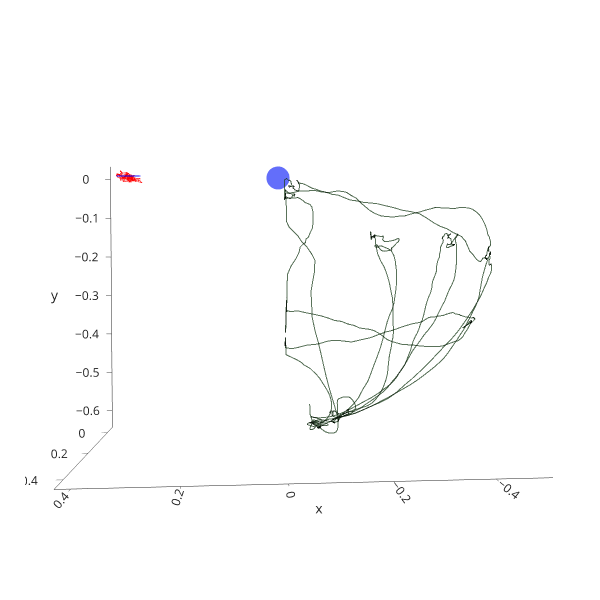

Notebook cell for this chart:
### Markdown cell above
### Reachable Workspace Left

### Code cell
from scipy.spatial.transform import Rotation as R
from numpy.linalg import norm
from scipy.spatial import ConvexHull

import plotly.express as px

out = xyz.copy()
ls = out[:,np.argmax(markers=='L_shoulder_study'),:]
origin = ls.reshape((ls.shape[0], 1, ls.shape[1]))
origin = np.broadcast_to(origin, out.shape)
out -= origin

rs = out[:,np.argmax(markers=='r_shoulder_study'),:]
# ls = out[:,np.argmax(markers=='L_shoulder_study'),:]

df_temp = pd.DataFrame(rs, columns=['x', 'y', 'z'])
fig = px.line_3d(df_temp, x='x', y='z', z='y',
                 width=600, height=600,
                 template='simple_white',
                 color_discrete_sequence=['rgba(255,0,0,0.5)'])

for i in range(out.shape[0]):
    vec = rs[i,:]
    roty = np.arctan(vec[2] / vec[0])
    rotz = np.arctan(vec[1] / norm(vec[[0,2]]))
    rot = R.from_euler('yz', [roty, -rotz]) # negative rotz
    out[i,:,:] = rot.apply(out[i,:,:])

rs = out[:,np.argmax(markers=='r_shoulder_study'),:]

df_temp = pd.DataFrame(rs, columns=['x', 'y', 'z'])
fig.add_traces(list(
    px.line_3d(df_temp, x='x', y='z', z='y',
               color_discrete_sequence=['rgba(0,0,255,0.5)']).select_traces()
))

lw = out[:,np.argmax(markers=='L_mwrist_study'),:]

lw[:,0] = lw[:,0].clip(None, 0)
left_range = lw.copy()

# arm_len = np.median(norm(rw))
# arm_len = np.percentile(norm(rw, axis=1), 90)
arm_len = np.max(norm(lw, axis=1))

ch = ConvexHull(lw)
rewo_area = ch.area / (3 * np.pi * arm_len**2) # hemisphere area
rewo_sphere = ch.volume / (1/3 * np.pi * arm_len**3) # hemisphere volume
rewo_cube = np.product(lw.ptp(axis=0)) / (4*arm_len**3) # cuboid volume
print(rewo_area, rewo_sphere, rewo_cube)

df_temp = pd.DataFrame(lw, columns=['x', 'y', 'z'])
fig.add_traces(list(
    px.line_3d(df_temp, x='x', y='z', z='y',
               color_discrete_sequence=['rgba(50,100,50,0.5)']).select_traces()
))

xyz_flip = xyz.copy()
xyz_flip[:,:,0] *= -1
ls = xyz_flip[:,np.argmax(markers=='L_shoulder_study'),:]
rs = xyz_flip[:,np.argmax(markers=='r_shoulder_study'),:]
lw = xyz_flip[:,np.argmax(markers=='L_mwrist_study'),:]
lw, rewo_area, rewo_sphere, rewo_cube = workspace_right(ls, rs, lw, arm_len)
lw[:,0] *= -1
print(rewo_area, rewo_sphere, rewo_cube)

df_temp = pd.DataFrame(lw, columns=['x', 'y', 'z'])
fig.add_traces(list(
    px.line_3d(df_temp, x='x', y='z', z='y',
               color_discrete_sequence=['rgba(0,0,0,0.5)']).select_traces()
))

fig.add_traces(list(
    px.scatter_3d(pd.DataFrame([[0,0,0]], columns=['x', 'y', 'z']),
                  x='x', y='y', z='z').select_traces()
))

fig.update_layout(margin=dict(b=25, t=25, l=25, r=25))
fig.update_layout(scene_aspectmode='data')
fig.show()

### Figure 1 — Plotly figure (JSON) as saved in the notebook; plotly's stock layout.template omitted (floating-point values rounded to 4 significant figures; data arrays with more than 128 entries replaced by an {"elided": "..."} marker saying what was removed)
{"data": [{"hovertemplate": "x=%{x}<br>z=%{y}<br>y=%{z}<extra></extra>", "legendgroup": "", "line": {"color": "rgba(255,0,0,0.5)", "dash": "solid"}, "marker": {"symbol": "circle"}, "mode": "lines", "name": "", "scene": "scene", "showlegend": false, "type": "scatter3d", "x": {"elided": "2140 float values"}, "y": {"elided": "2140 float values"}, "z": {"elided": "2140 float values"}}, {"hovertemplate": "x=%{x}<br>z=%{y}<br>y=%{z}<extra></extra>", "legendgroup": "", "line": {"color": "rgba(0,0,255,0.5)", "dash": "solid"}, "marker": {"symbol": "circle"}, "mode": "lines", "name": "", "scene": "scene", "showlegend": false, "type": "scatter3d", "x": {"elided": "2140 float values"}, "y": {"elided": "2140 float values"}, "z": {"elided": "2140 float values"}}, {"hovertemplate": "x=%{x}<br>z=%{y}<br>y=%{z}<extra></extra>", "legendgroup": "", "line": {"color": "rgba(50,100,50,0.5)", "dash": "solid"}, "marker": {"symbol": "circle"}, "mode": "lines", "name": "", "scene": "scene", "showlegend": false, "type": "scatter3d", "x": {"elided": "2140 float values"}, "y": {"elided": "2140 float values"}, "z": {"elided": "2140 float values"}}, {"hovertemplate": "x=%{x}<br>z=%{y}<br>y=%{z}<extra></extra>", "legendgroup": "", "line": {"color": "rgba(0, 0, 0, 0.5)", "dash": "solid"}, "marker": {"symbol": "circle"}, "mode": "lines", "name": "", "scene": "scene", "showlegend": false, "type": "scatter3d", "x": {"elided": "2140 float values"}, "y": {"elided": "2140 float values"}, "z": {"elided": "2140 float values"}}, {"hovertemplate": "x=%{x}<br>y=%{y}<br>z=%{z}<extra></extra>", "legendgroup": "", "marker": {"color": "#636efa", "symbol": "circle"}, "mode": "markers", "name": "", "scene": "scene", "showlegend": false, "type": "scatter3d", "x": [0], "y": [0], "z": [0]}], "layout": {"height": 600, "legend": {"tracegroupgap": 0}, "margin": {"b": 25, "l": 25, "r": 25, "t": 25}, "scene": {"aspectmode": "data", "aspectratio": {"x": 1.359, "y": 0.7535, "z": 0.9765}, "camera": {"center": {"x": 0, "y": 0, "z": 0}, "eye": {"x": 0.1677, "y": 2.158, "z": 0.05679}, "projection": {"type": "perspective"}, "up": {"x": 0, "y": 0, "z": 1}}, "domain": {"x": [0, 1], "y": [0, 1]}, "xaxis": {"title": {"text": "x"}, "type": "linear"}, "yaxis": {"title": {"text": "z"}, "type": "linear"}, "zaxis": {"title": {"text": "y"}, "type": "linear"}}, "width": 600}}
